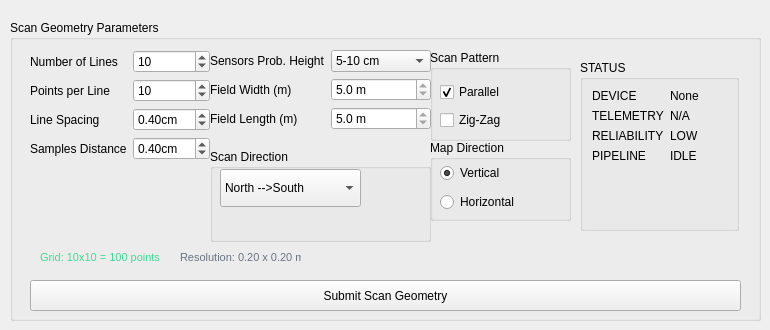
      <widget class="QWidget" name="tabScanConfig">
       <attribute name="title">
        <string>Scan Config</string>
       </attribute>
       <widget class="QGroupBox" name="grpGeometry">
        <property name="geometry">
         <rect>
          <x>10</x>
          <y>20</y>
          <width>751</width>
          <height>301</height>
         </rect>
        </property>
        <property name="title">
         <string>Scan Geometry Parameters</string>
        </property>
        <widget class="QGroupBox" name="groupBox">
         <property name="geometry">
          <rect>
           <x>420</x>
           <y>30</y>
           <width>141</width>
           <height>91</height>
          </rect>
         </property>
         <property name="title">
          <string>Scan Pattern</string>
         </property>
         <widget class="QWidget" name="layoutWidget">
          <property name="geometry">
           <rect>
            <x>10</x>
            <y>30</y>
            <width>109</width>
            <height>52</height>
           </rect>
          </property>
          <layout class="QVBoxLayout" name="verticalLayout_3">
           <item>
            <widget class="QCheckBox" name="chkParallel">
             <property name="text">
              <string>Parallel</string>
             </property>
             <property name="checked">
              <bool>true</bool>
             </property>
             <property name="autoExclusive">
              <bool>true</bool>
             </property>
             <property name="tristate">
              <bool>false</bool>
             </property>
            </widget>
           </item>
           <item>
            <widget class="QCheckBox" name="chkZigZag">
             <property name="text">
              <string>Zig-Zag</string>
             </property>
             <property name="checked">
              <bool>false</bool>
             </property>
             <property name="autoExclusive">
              <bool>true</bool>
             </property>
             <property name="tristate">
              <bool>false</bool>
             </property>
            </widget>
           </item>
          </layout>
         </widget>
        </widget>
        <widget class="QGroupBox" name="groupBox_2">
         <property name="geometry">
          <rect>
           <x>420</x>
           <y>120</y>
           <width>141</width>
           <height>81</height>
          </rect>
         </property>
         <property name="title">
          <string>Map Direction</string>
         </property>
         <widget class="QWidget" name="layoutWidget">
          <property name="geometry">
           <rect>
            <x>10</x>
            <y>20</y>
            <width>91</width>
            <height>56</height>
           </rect>
          </property>
          <layout class="QVBoxLayout" name="verticalLayout_4">
           <item>
            <widget class="QRadioButton" name="radioV">
             <property name="text">
              <string>Vertical</string>
             </property>
             <property name="checked">
              <bool>true</bool>
             </property>
            </widget>
           </item>
           <item>
            <widget class="QRadioButton" name="radioH">
             <property name="text">
              <string>Horizontal</string>
             </property>
             <property name="checked">
              <bool>false</bool>
             </property>
            </widget>
           </item>
          </layout>
         </widget>
        </widget>
        <widget class="QLabel" name="labelGridCalc">
         <property name="geometry">
          <rect>
           <x>30</x>
           <y>230</y>
           <width>128</width>
           <height>15</height>
          </rect>
         </property>
         <property name="styleSheet">
          <string notr="true">font-size:11px;color:#3DDC97;</string>
         </property>
         <property name="text">
          <string>Grid: 10x10 = 100 points</string>
         </property>
        </widget>
        <widget class="QLabel" name="labelRes">
         <property name="geometry">
          <rect>
           <x>170</x>
           <y>230</y>
           <width>121</width>
           <height>15</height>
          </rect>
         </property>
         <property name="styleSheet">
          <string notr="true">font-size:11px;color:#6B7280;</string>
         </property>
         <property name="text">
          <string>Resolution: 0.20 x 0.20 m</string>
         </property>
        </widget>
        <widget class="QGroupBox" name="groupBox_3">
         <property name="geometry">
          <rect>
           <x>570</x>
           <y>40</y>
           <width>159</width>
           <height>171</height>
          </rect>
         </property>
         <property name="title">
          <string>STATUS</string>
         </property>
         <layout class="QFormLayout" name="formLayout">
          <item row="0" column="0">
           <widget class="QLabel" name="badgeLabel_2">
            <property name="text">
             <string>DEVICE</string>
            </property>
           </widget>
          </item>
          <item row="0" column="1">
           <widget class="QLabel" name="badgeLabel_3">
            <property name="text">
             <string>None</string>
            </property>
           </widget>
          </item>
          <item row="1" column="0">
           <widget class="QLabel" name="badgeLabel_6">
            <property name="text">
             <string>TELEMETRY</string>
            </property>
           </widget>
          </item>
          <item row="1" column="1">
           <widget class="QLabel" name="gradeLabel">
            <property name="text">
             <string>N/A</string>
            </property>
           </widget>
          </item>
          <item row="2" column="0">
           <widget class="QLabel" name="badgeLabel_4">
            <property name="text">
             <string>RELIABILITY</string>
            </property>
           </widget>
          </item>
          <item row="2" column="1">
           <widget class="QLabel" name="warningBadge">
            <property name="text">
             <string>LOW</string>
            </property>
           </widget>
          </item>
          <item row="3" column="0">
           <widget class="QLabel" name="badgeLabel_5">
            <property name="text">
             <string>PIPELINE</string>
            </property>
           </widget>
          </item>
          <item row="3" column="1">
           <widget class="QLabel" name="errorBadge">
            <property name="text">
             <string>IDLE</string>
            </property>
           </widget>
          </item>
         </layout>
        </widget>
        <widget class="QPushButton" name="btSubmit">
         <property name="geometry">
          <rect>
           <x>20</x>
           <y>260</y>
           <width>711</width>
           <height>31</height>
          </rect>
         </property>
         <property name="text">
          <string>Submit Scan Geometry</string>
         </property>
        </widget>
        <widget class="QWidget" name="">
         <property name="geometry">
          <rect>
           <x>20</x>
           <y>30</y>
           <width>180</width>
           <height>171</height>
          </rect>
         </property>
         <layout class="QFormLayout" name="formLayout_3">
          <item row="0" column="0">
           <widget class="QLabel" name="lblNumLines">
            <property name="text">
             <string>Number of Lines</string>
            </property>
           </widget>
          </item>
          <item row="0" column="1">
           <widget class="QSpinBox" name="spinNumLines">
            <property name="minimum">
             <number>1</number>
            </property>
            <property name="maximum">
             <number>500</number>
            </property>
            <property name="value">
             <number>10</number>
            </property>
           </widget>
          </item>
          <item row="1" column="0">
           <widget class="QLabel" name="lblPtsPerLine">
            <property name="text">
             <string>Points per Line</string>
            </property>
           </widget>
          </item>
          <item row="1" column="1">
           <widget class="QSpinBox" name="spinPtsPerLine">
            <property name="minimum">
             <number>2</number>
            </property>
            <property name="maximum">
             <number>5000</number>
            </property>
            <property name="value">
             <number>10</number>
            </property>
           </widget>
          </item>
          <item row="2" column="1">
           <widget class="QDoubleSpinBox" name="spinLineSpacing">
            <property name="suffix">
             <string>cm</string>
            </property>
            <property name="minimum">
             <double>0.100000000000000</double>
            </property>
            <property name="maximum">
             <double>0.500000000000000</double>
            </property>
            <property name="singleStep">
             <double>0.150000000000000</double>
            </property>
            <property name="value">
             <double>0.400000000000000</double>
            </property>
           </widget>
          </item>
          <item row="2" column="0">
           <widget class="QLabel" name="lblNumLines_2">
            <property name="text">
             <string>Line Spacing</string>
            </property>
           </widget>
          </item>
          <item row="3" column="0">
           <widget class="QLabel" name="lblPtsPerLine_2">
            <property name="text">
             <string>Samples Distance</string>
            </property>
           </widget>
          </item>
          <item row="3" column="1">
           <widget class="QDoubleSpinBox" name="spinSamplesDistance">
            <property name="suffix">
             <string>cm</string>
            </property>
            <property name="decimals">
             <number>2</number>
            </property>
            <property name="minimum">
             <double>0.100000000000000</double>
            </property>
            <property name="maximum">
             <double>0.500000000000000</double>
            </property>
            <property name="singleStep">
             <double>0.150000000000000</double>
            </property>
            <property name="value">
             <double>0.400000000000000</double>
            </property>
           </widget>
          </item>
         </layout>
        </widget>
        <widget class="QWidget" name="">
         <property name="geometry">
          <rect>
           <x>200</x>
           <y>30</y>
           <width>221</width>
           <height>192</height>
          </rect>
         </property>
         <layout class="QVBoxLayout" name="verticalLayout_2">
          <item>
           <layout class="QFormLayout" name="formLayout_2">
            <item row="0" column="0">
             <widget class="QLabel" name="lblPtsPerLine_3">
              <property name="text">
               <string>Sensors Prob. Height</string>
              </property>
             </widget>
            </item>
            <item row="0" column="1">
             <widget class="QComboBox" name="comb_SensorProbHeight">
              <item>
               <property name="text">
                <string>5-10 cm</string>
               </property>
              </item>
              <item>
               <property name="text">
                <string>10-15cm</string>
               </property>
              </item>
              <item>
               <property name="text">
                <string>15-20cm</string>
               </property>
              </item>
              <item>
               <property name="text">
                <string>20-30cm</string>
               </property>
              </item>
              <item>
               <property name="text">
                <string>30-40cm</string>
               </property>
              </item>
              <item>
               <property name="text">
                <string>40-50cm</string>
               </property>
              </item>
             </widget>
            </item>
            <item row="1" column="0">
             <widget class="QLabel" name="lblFieldW">
              <property name="text">
               <string>Field Width (m)</string>
              </property>
             </widget>
            </item>
            <item row="1" column="1">
             <widget class="QDoubleSpinBox" name="spinFieldW">
              <property name="readOnly">
               <bool>true</bool>
              </property>
              <property name="suffix">
               <string> m</string>
              </property>
              <property name="decimals">
               <number>1</number>
              </property>
              <property name="minimum">
               <double>0.100000000000000</double>
              </property>
              <property name="maximum">
               <double>1000.000000000000000</double>
              </property>
              <property name="singleStep">
               <double>0.500000000000000</double>
              </property>
              <property name="value">
               <double>5.000000000000000</double>
              </property>
             </widget>
            </item>
            <item row="2" column="0">
             <widget class="QLabel" name="lblFieldL">
              <property name="text">
               <string>Field Length (m)</string>
              </property>
             </widget>
            </item>
            <item row="2" column="1">
             <widget class="QDoubleSpinBox" name="spinFieldL">
              <property name="readOnly">
               <bool>true</bool>
              </property>
              <property name="suffix">
               <string> m</string>
              </property>
              <property name="decimals">
               <number>1</number>
              </property>
              <property name="minimum">
               <double>0.100000000000000</double>
              </property>
              <property name="maximum">
               <double>1000.000000000000000</double>
              </property>
              <property name="singleStep">
               <double>0.500000000000000</double>
              </property>
              <property name="value">
               <double>5.000000000000000</double>
              </property>
             </widget>
            </item>
           </layout>
          </item>
          <item>
           <widget class="QGroupBox" name="groupBox_ScanDirection">
            <property name="title">
             <string>Scan Direction</string>
            </property>
            <widget class="QComboBox" name="comboBox_2">
             <property name="geometry">
              <rect>
               <x>10</x>
               <y>20</y>
               <width>141</width>
               <height>38</height>
              </rect>
             </property>
             <item>
              <property name="text">
               <string>North --&gt;South</string>
              </property>
             </item>
             <item>
              <property name="text">
               <string>South --&gt; North</string>
              </property>
             </item>
             <item>
              <property name="text">
               <string>East --&gt; West</string>
              </property>
             </item>
             <item>
              <property name="text">
               <string>West --&gt; East</string>
              </property>
             </item>
            </widget>
           </widget>
          </item>
         </layout>
        </widget>
       </widget>
      </widget>
